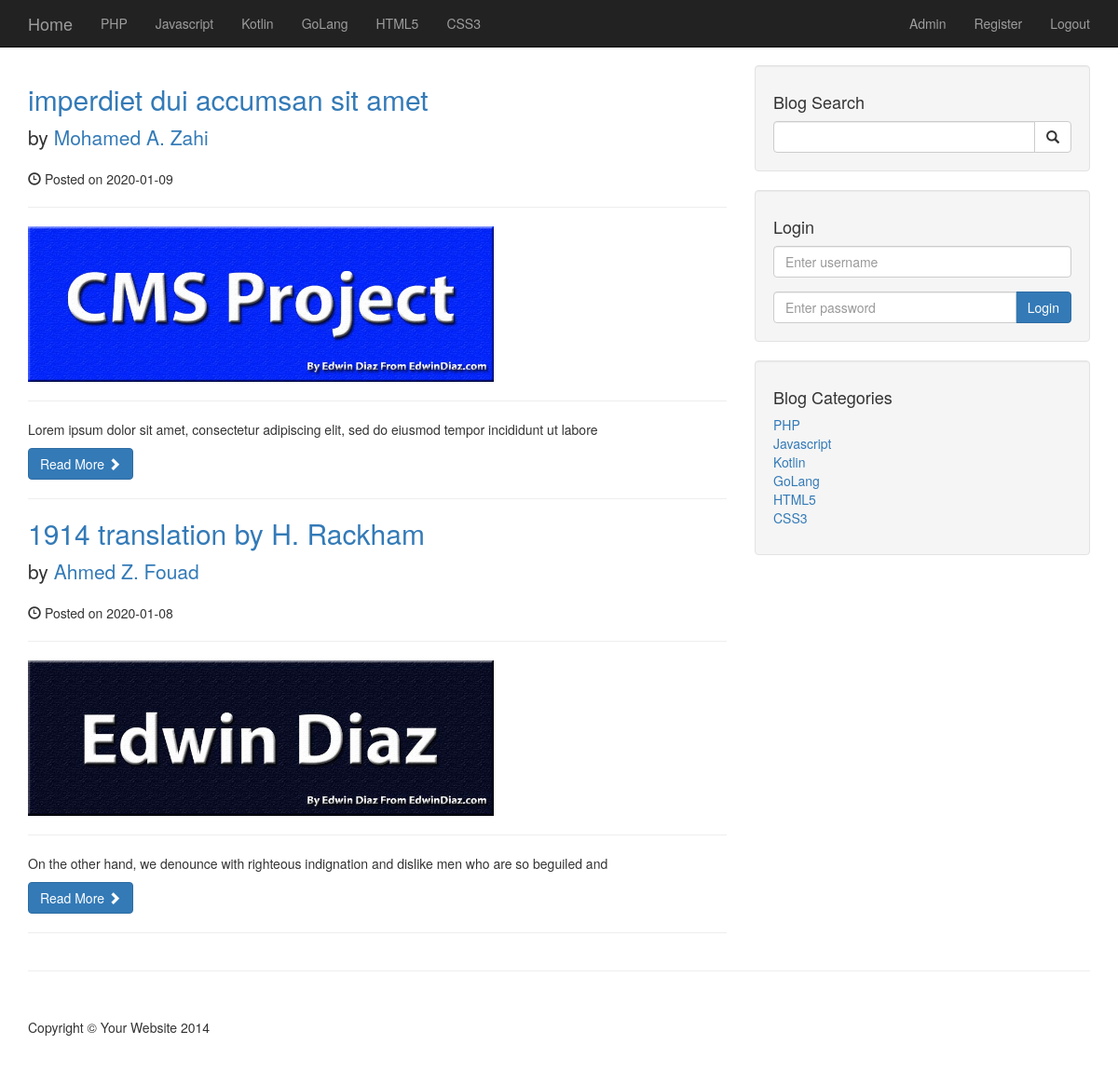
The page / on the database its author committed.
### tables this page shows
CREATE TABLE `categories` (
  `cat_id` int NOT NULL,
  `cat_title` varchar(255) NOT NULL
);

CREATE TABLE `posts` (
  `post_id` int NOT NULL,
  `post_category_id` varchar(3) NOT NULL,
  `post_title` varchar(255) NOT NULL,
  `post_author` varchar(255) NOT NULL,
  `post_date` date NOT NULL,
  `post_image` text NOT NULL,
  `post_content` text NOT NULL,
  `post_tags` varchar(255) NOT NULL,
  `post_comment_count` int NOT NULL,
  `post_status` varchar(255) NOT NULL DEFAULT 'draft'
);

### index.php (the view)
<?php include "includes/header.php"; ?>
<?php include "includes/navigation.php"; ?>
    <div class="container">
        <div class="row">
            <div class="col-md-8">
<?php
        $query = "SELECT * FROM posts WHERE post_status = 'published' ORDER BY post_id DESC";
        $Allposts = mysqli_query($connection, $query);
        if(mysqli_num_rows($Allposts) == 0)
            echo "<h1 class='text-center'>SORRY, No posts published yet!</h1>";
        else
        {
            while($row = mysqli_fetch_assoc($Allposts))
            {
                $post_ID = $row['post_id'];
                $PTitle = $row['post_title'];
                $PAuthor = $row['post_author'];
                $PDate = $row['post_date'];
                $PImage = $row['post_image'];
                $PContent = substr($row['post_content'],0 , 100);
?>
                <h2>
                    <a href="post.php?p_id=<?php echo $post_ID ?>"><?php echo $PTitle ?></a>
                </h2>
                <p class="lead">
                    by <a href="#"><?php echo $PAuthor ?></a>
                </p>
                <p><span class="glyphicon glyphicon-time"></span> Posted on <?php echo $PDate ?></p>
                <hr>
                <a href="post.php?p_id=<?php echo $post_ID ?>">
                <img width="500" class="img-responsive" src="images/<?php echo $PImage; ?>" alt="">
                </a>
                <hr>
                <p><?php echo $PContent ?></p>
                <a class="btn btn-primary" href="post.php?p_id=<?php echo $post_ID ?>">Read More <span class="glyphicon glyphicon-chevron-right"></span></a>
                <hr>
<?php       }
        }
?>
            </div>
            <?php include "includes/sidebar.php"; ?>
        </div>
        <hr>
        <?php include "includes/footer.php"; ?>

### includes/navigation.php (shortened to what this page needs)
    <nav class="navbar navbar-inverse navbar-fixed-top" role="navigation">
        <div class="container">
            <div class="navbar-header">
                <a class="navbar-brand" href="index.php">Home</a>
            </div>
            <div class="collapse navbar-collapse" id="bs-example-navbar-collapse-1">
                <ul class="nav navbar-nav">
<?php
        $query = "SELECT * FROM categories";
        $AllCats = mysqli_query($connection, $query);
        while($row = mysqli_fetch_assoc($AllCats))
        {
            $cat_id = $row['cat_id'];
            $cat_title = $row['cat_title'];
            echo "<li><a href='categories.php?c_id=$cat_id&c_title=$cat_title'>{$cat_title}</a></li>";
        }
?>
                </ul>
                <ul class="nav navbar-nav navbar-right top-nav">
                    <li>
                        <a href="admin">Admin</a>
                    </li>
                    <li>
                        <a href="registration.php">Register</a>
                    </li>
                    <li>
                        <a href="includes/logout.php">Logout</a>
                    </li>
                </ul>
            </div>
        </div>
    </nav>

### includes/sidebar.php (shortened to what this page needs)
<div class="col-md-4">
                <div class="well">
                    <h4>Blog Search</h4>
                    <form action="search.php" method="post">
                        <div class="input-group">
                            <input name="search" type="text" class="form-control">
                            <span class="input-group-btn">
                                <button name="submit" class="btn btn-default" type="submit">
                                    <span class="glyphicon glyphicon-search"></span>
                            </button>
                            </span>
                        </div>
                    </form>
                </div>
<?php
    $username = "";
?>
                <div class="well">
                    <h4>Login<?php echo $username; ?> </h4>
                    <form action="includes/login.php" method="post">
                       <div class="form-group">
                            <input name="username" type="text" class="form-control" placeholder="Enter username">
                       </div>
                       <div class="input-group">
                           <input name="password" type="password" class="form-control" placeholder="Enter password">
                            <span class="input-group-btn">
                                <button name="login" class="btn btn-primary" type="submit">Login</button>
                            </span>
                       </div>
                    </form>
                </div>
                <div class="well">
                    <h4>Blog Categories</h4>
                    <div class="row">
                        <div class="col-lg-12">
                            <ul class="list-unstyled">
<?php
        $query = "SELECT * FROM categories";
        $AllCats = mysqli_query($connection, $query);
        while($row = mysqli_fetch_assoc($AllCats))
        {
            $cat_id = $row['cat_id'];
            $cat_title = $row['cat_title'];
            echo "<li><a href='categories.php?c_id=$cat_id&c_title=$cat_title'>{$cat_title}</a></li>";
        }
?>
                            </ul>
                        </div>
                    </div>
                </div>
            </div>

### css/blog-home.css (style rules this page uses)
body { padding-top: 70px; }

### rows shown on the page
categories: cat_title "PHP"
categories: cat_title "Javascript"
categories: cat_title "Kotlin"
categories: cat_title "GoLang"
categories: cat_title "HTML5"
categories: cat_title "CSS3"
posts: post_title "imperdiet dui accumsan sit amet", post_author "Mohamed A. Zahi", post_date "2020-01-09", post_image (picture), post_content "Lorem ipsum dolor sit amet, consectetur adipiscing elit, sed do eiusmod tempor incididunt ut labore"
posts: post_title "1914 translation by H. Rackham", post_author "Ahmed Z. Fouad", post_date "2020-01-08", post_image (picture), post_content "On the other hand, we denounce with righteous indignation and dislike men who are so beguiled and"
